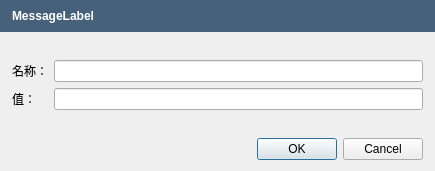
<?xml version="1.0" encoding="UTF-8"?>
<ui version="4.0">
 <class>AddParamDialog</class>
 <widget class="QDialog" name="AddParamDialog">
  <property name="geometry">
   <rect>
    <x>0</x>
    <y>0</y>
    <width>435</width>
    <height>171</height>
   </rect>
  </property>
  <property name="windowTitle">
   <string notr="true"/>
  </property>
  <property name="modal">
   <bool>true</bool>
  </property>
  <layout class="QGridLayout" name="gridLayout_2" rowstretch="0,1,0">
   <property name="leftMargin">
    <number>0</number>
   </property>
   <property name="topMargin">
    <number>0</number>
   </property>
   <property name="rightMargin">
    <number>0</number>
   </property>
   <item row="2" column="0">
    <layout class="QHBoxLayout" name="horizontalLayout_4">
     <property name="leftMargin">
      <number>12</number>
     </property>
     <property name="rightMargin">
      <number>12</number>
     </property>
     <item>
      <widget class="QDialogButtonBox" name="ButtonBox">
       <property name="standardButtons">
        <set>QDialogButtonBox::Cancel|QDialogButtonBox::Ok</set>
       </property>
      </widget>
     </item>
    </layout>
   </item>
   <item row="0" column="0">
    <widget class="QFrame" name="MessageFrame">
     <property name="sizePolicy">
      <sizepolicy hsizetype="Preferred" vsizetype="Maximum">
       <horstretch>0</horstretch>
       <verstretch>0</verstretch>
      </sizepolicy>
     </property>
     <property name="styleSheet">
      <string notr="true">background-color: rgb(71,97,123);</string>
     </property>
     <property name="frameShape">
      <enum>QFrame::NoFrame</enum>
     </property>
     <property name="frameShadow">
      <enum>QFrame::Plain</enum>
     </property>
     <property name="lineWidth">
      <number>0</number>
     </property>
     <layout class="QHBoxLayout" name="horizontalLayout_3" stretch="0">
      <property name="spacing">
       <number>5</number>
      </property>
      <property name="leftMargin">
       <number>12</number>
      </property>
      <item>
       <layout class="QHBoxLayout" name="horizontalLayout_2">
        <item>
         <widget class="QLabel" name="MessageLabel">
          <property name="styleSheet">
           <string notr="true">color: rgb(255, 255, 255);
font : bold;
</string>
          </property>
          <property name="text">
           <string notr="true">MessageLabel</string>
          </property>
         </widget>
        </item>
       </layout>
      </item>
     </layout>
    </widget>
   </item>
   <item row="1" column="0">
    <layout class="QFormLayout" name="formLayout">
     <property name="labelAlignment">
      <set>Qt::AlignLeading|Qt::AlignLeft|Qt::AlignVCenter</set>
     </property>
     <property name="formAlignment">
      <set>Qt::AlignLeading|Qt::AlignLeft|Qt::AlignVCenter</set>
     </property>
     <property name="leftMargin">
      <number>12</number>
     </property>
     <property name="rightMargin">
      <number>12</number>
     </property>
     <item row="0" column="0">
      <widget class="QLabel" name="label">
       <property name="text">
        <string>名称：</string>
       </property>
       <property name="alignment">
        <set>Qt::AlignRight|Qt::AlignTrailing|Qt::AlignVCenter</set>
       </property>
      </widget>
     </item>
     <item row="0" column="1">
      <widget class="QLineEdit" name="NameEdit"/>
     </item>
     <item row="1" column="1">
      <widget class="QLineEdit" name="ValueEdit"/>
     </item>
     <item row="1" column="0">
      <widget class="QLabel" name="label_2">
       <property name="text">
        <string>值：</string>
       </property>
       <property name="alignment">
        <set>Qt::AlignRight|Qt::AlignTrailing|Qt::AlignVCenter</set>
       </property>
      </widget>
     </item>
    </layout>
   </item>
  </layout>
 </widget>
 <resources/>
 <connections/>
</ui>
